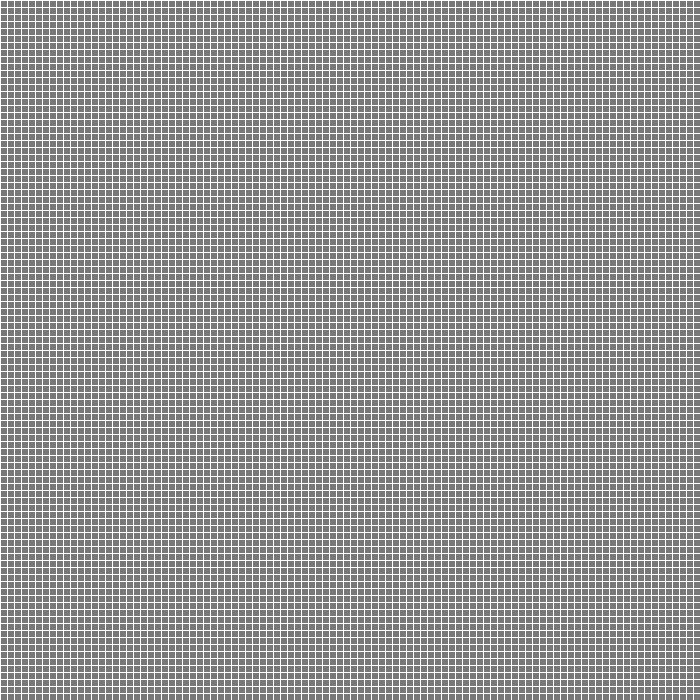
Frame 1 (no input)
Frame 60 (the mouse pressed at the canvas centre just before this capture): identical to frame 1, image omitted
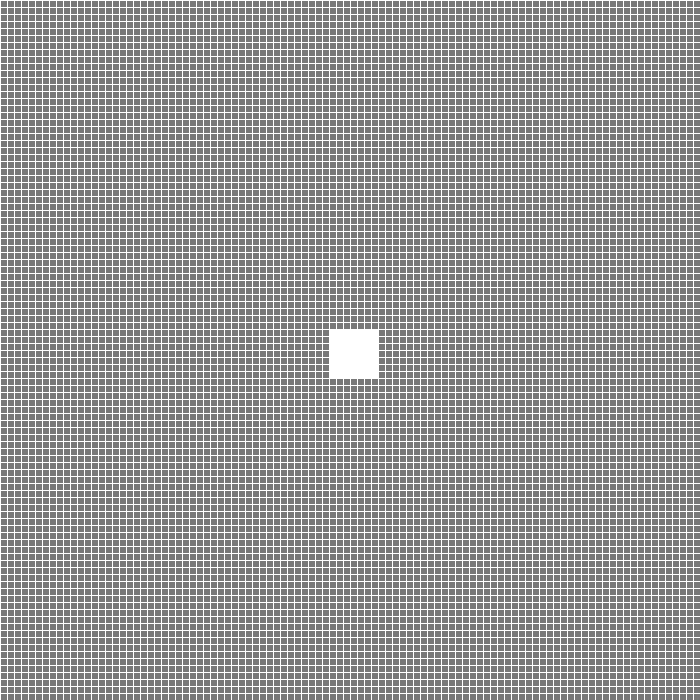
Frame 120 (the mouse held since frame 60 and released just before this capture)

The Processing sketch that drew these frames (run headless with seeded random() and noise(); from frame 60 on, the mouse is pressed at the canvas centre):

// Processing sketch: gridDraw_5
// ── gridDraw_5.pde
int x;
int y;
int size = 7;
int inc;
int radius;
int[][] grid;
int index_x, index_y;
color c = color(255);
int px,py;
  
void setup() {
  size(700,700);
  inc = width/100;
  radius = 3;
  noStroke();
  grid = new int[100][100];
  for(int i = 0; i < 100; i++) {
    for(int j = 0; j < 100; j++) {
      grid[i][j] = color(120);
    }
  }
  
  x = round(mouseX/size)*size;
  y = round(mouseY/size)*size;
  index_x = x/size;
  index_y = y/size;
  px = index_x;
  py = index_y;
  
  drawGrid();
}

void draw() {
  x = round(mouseX/size)*size;
  y = round(mouseY/size)*size;
  index_x = x/size;
  index_y = y/size;
  myMouse();
  //println(index_x , index_y);
}

void keyPressed() {
  switch (key) {
    case ' ':
      clearGrid();
      break;
    case 'w':
      c = color(255);
      break;
    case 'r':
      c = color(255,0,0);
      break;
    case 'b':
      c = color(0,0,255);
      break;
    case 'g':
      c = color(0,255,0);
      break;
    case '1':
      radius = 0;
      break;
    case '2':
      radius = 1;
      break;
    case '3':
      radius = 2;
      break;
    case '4':
      radius = 3;
      break;
    case '5':
      radius = 4;
      break;
    
  }
}

void clearGrid() {
  for(int i = 0; i < 100; i++) {
    for(int j = 0; j < 100; j++) {
      grid[i][j] = color(120);
    }
  }
  drawGrid();
}

void drawGrid() {
  push();
  fill(120);
  stroke(255);
  //for (int i = 0; i < width; i += size) {
  //  for (int j = 0; j < height; j += size) {
  //    rect(i,j,size,size);
  //  }
  //}
  for(int i = 0; i < 100; i++) {
    for(int j = 0; j < 100; j++) {
      fill(grid[i][j]);
      rect(i*size,j*size,size,size);
    }
  }
  pop();
}

void mouseWheel(MouseEvent event) {
  float e = event.getCount();
  size = (e == -1) ? (size - 7 > 0 ? size -= inc : size) : (size < 700 ? size += inc : size);
  drawGrid();
  //println(size);
}

void myMouse() {
  if(mousePressed && (px != index_x || py != index_y)) {
    for(int i = 0; i < 100; i++) {
      for(int j = 0; j < 100; j++) {
        if (index_x >= i - radius && index_x <= i + radius && index_y >= j - radius && index_y <= j + radius) {
          grid[i][j] = color(c);
        }
      }
    }
    drawGrid();
    px = index_x;
    py = index_y;
  }
  println("Previous: ", px, py, "Current: ", index_x, index_y);
}
